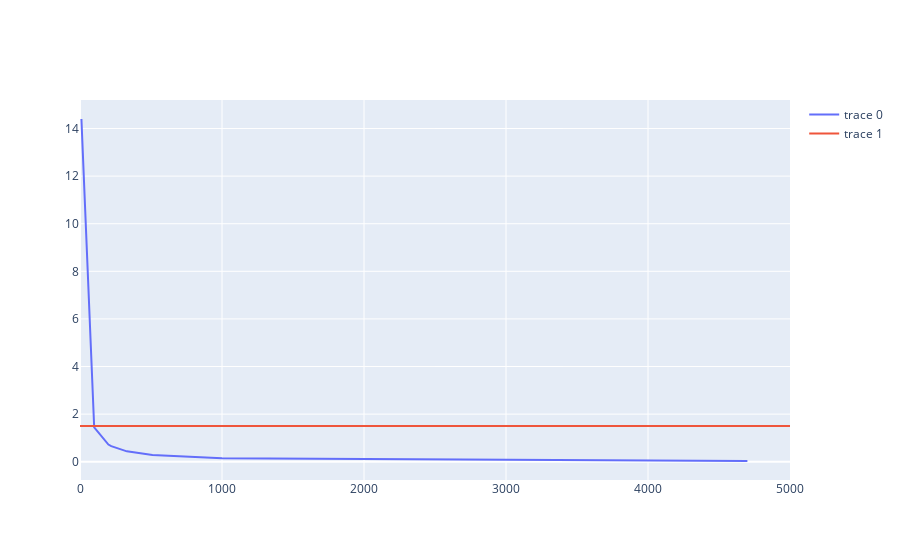

Notebook code cell kept with this figure:
### Markdown cell above
## Plotta igen (Plotly)

### Code cell
import plotly.graph_objects as go

fig = go.Figure()

fig.add_trace(go.Scatter(x=R, y=P, mode='lines'))
fig.add_trace(go.Scatter(x=[0, 5000], y=[P_max, P_max], mode='lines'))
fig.show()

print("Hejdå")

### Figure 1 — Plotly figure (JSON) as saved in the notebook; plotly's stock layout.template omitted (floating-point values rounded to 4 significant figures)
{"data": [{"mode": "lines", "type": "scatter", "x": [10, 100, 200, 220, 330, 470, 510, 1000, 4700], "y": [14.4, 1.44, 0.72, 0.6545, 0.4364, 0.3064, 0.2824, 0.144, 0.03064]}, {"mode": "lines", "type": "scatter", "x": [0, 5000], "y": [1.5, 1.5]}], "layout": {}}
